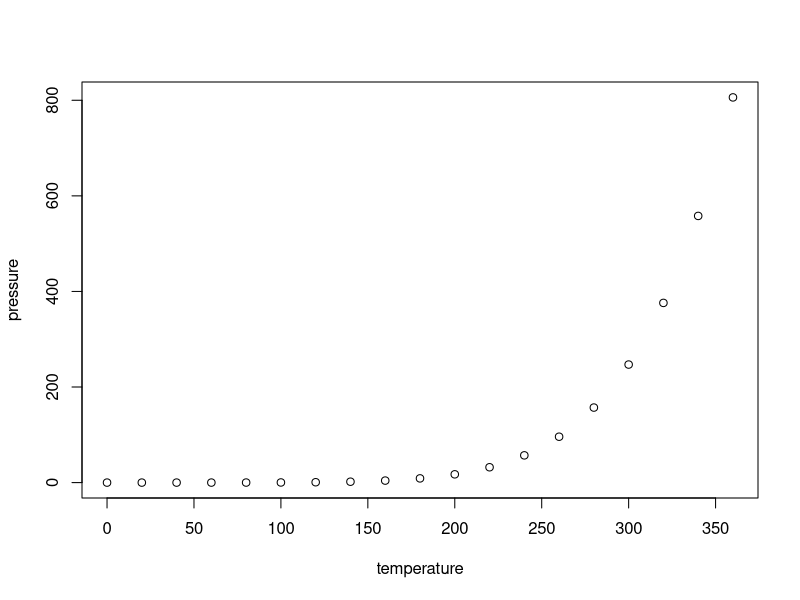
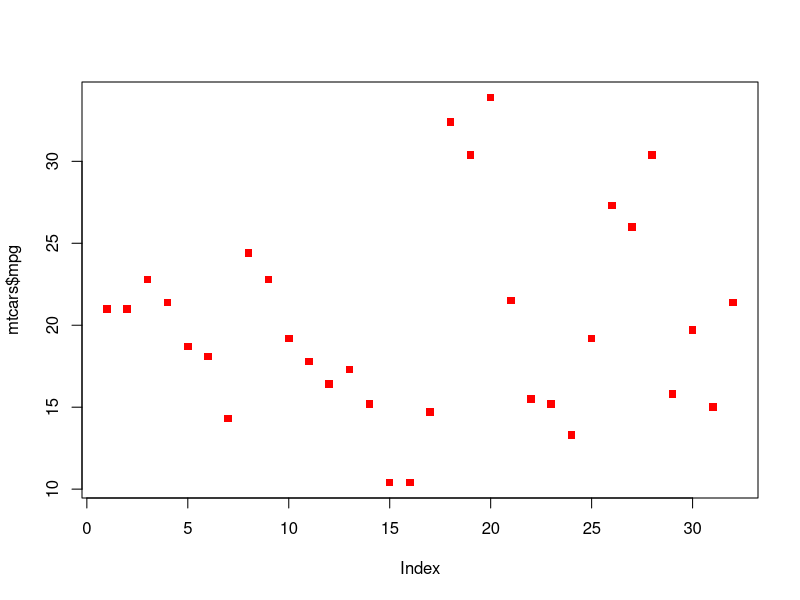
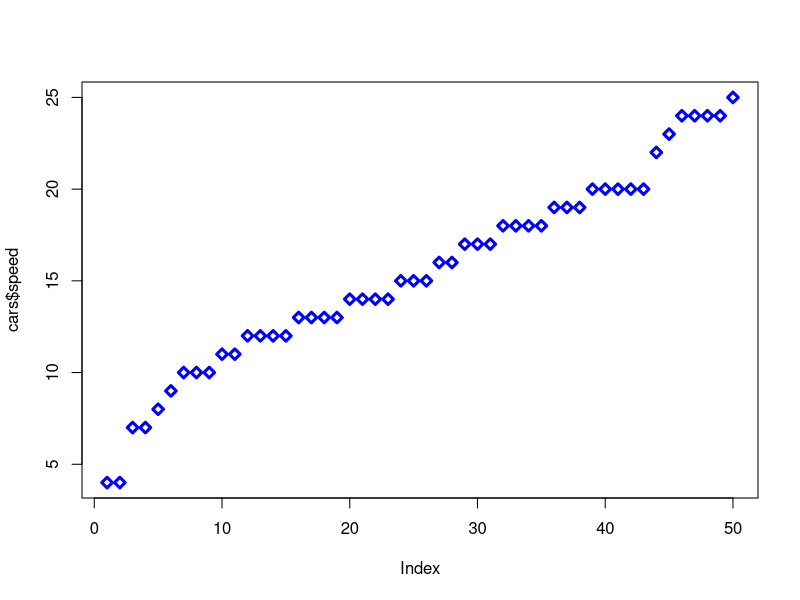

Write the R code that produced these figures, in order.
## ---- chunk 1
knitr::opts_chunk$set(echo = TRUE)
## ---- chunk 2
summary(cars)
## ---- chunk 3
plot(pressure)
## ---- chunk 4
plot(mtcars$mpg, col = "red", pch = 15)
## ---- chunk 5
plot(cars$speed, col = "blue", pch = 5, lwd = 3)
